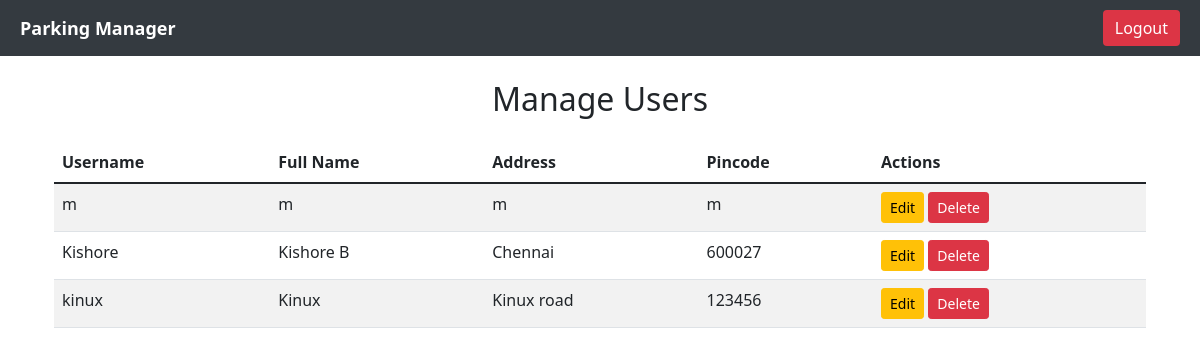
Page /admin_user (signed in) on the earlier database version.
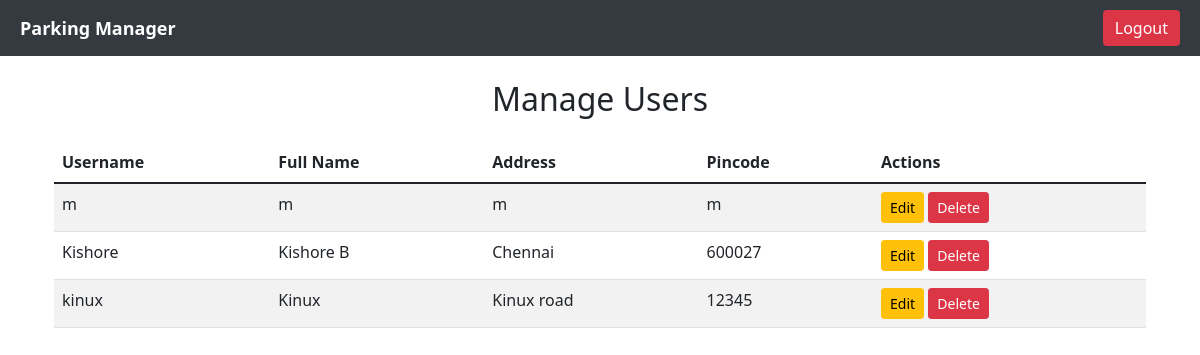
Same page on the later database version.
### app.py (models this page shows)
class User(db.Model):
    __tablename__ = "user"
    id = db.Column(db.Integer, primary_key=True)
    username = db.Column(db.String(20), unique=True, nullable=False)
    password = db.Column(db.String(20), nullable=False)
    fullname = db.Column(db.String(20), nullable=False)
    address = db.Column(db.String(20), nullable=False)
    pincode = db.Column(db.String(20), nullable=False)
    bookings = db.relationship(
        "Booking", back_populates="user", cascade="all, delete-orphan"
    )

### app.py (the view)
@app.route("/admin_user", methods=["GET", "POST"])
def admin_user():
    if "username" not in session or session["username"] != "admin":
        return redirect(url_for("login"))
    users = User.query.filter(User.username != "admin").all()
    return render_template("manage_user.html", users=users)

### templates/manage_user.html (shortened to what this page needs)
{% extends 'base.html' %}
{% block content %}
<div class="container mt-4">
    <h2 class="mb-4 text-center">Manage Users</h2>
    <table class="table table-striped">
        <thead>
            <tr>
                <th scope="col">Username</th>
                <th scope="col">Full Name</th>
                <th scope="col">Address</th>
                <th scope="col">Pincode</th>
                <th scope="col">Actions</th>
            </tr>
        </thead>
        <tbody>
            {% for user in users %}
            <tr>
                <td>{{ user.username }}</td>
                <td>{{ user.fullname }}</td>
                <td>{{ user.address }}</td>
                <td>{{ user.pincode }}</td>
                <td>
                    <a href="/edit_user/{{ user.id }}" class="btn btn-warning btn-sm">Edit</a>
                 <a href="/delete_user/{{ user.id }}" class="btn btn-danger btn-sm"
   onclick="return confirm('Are you sure you want to delete this user?');">
   Delete
</a>
                </td>
            </tr>
            {% endfor %}
        </tbody>
    </table>
</div>
{% endblock %}

Differences in the rows shown:
changed User "kinux": pincode "123456" → "12345"
